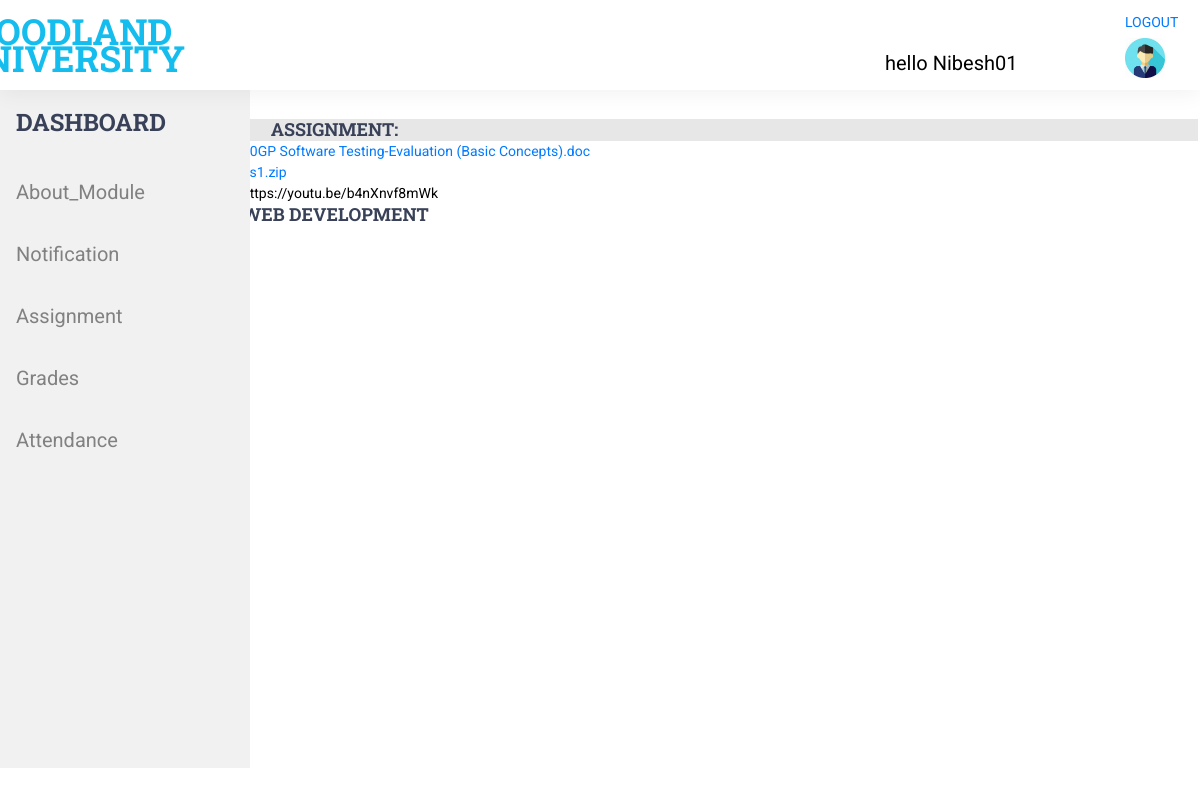
The app's page /module_leader/student_view_assignment.php (signed in) with its own data.
### tables this page shows
CREATE TABLE `assignment` (
  `id` int(11) NOT NULL,
  `name` varchar(255) NOT NULL,
  `doc_file` varchar(255) NOT NULL,
  `zip_file` varchar(255) NOT NULL,
  `link` varchar(255) NOT NULL,
  `module_name` varchar(255) NOT NULL,
  `module_id` int(11) DEFAULT NULL
);

### module_leader/student_view_assignment.php (the view, shortened to what this page needs)
<?php
include 'session.php';
?>
<!DOCTYPE html>
<html>
<head>
	<link rel="stylesheet" type="text/css" href="../styles/bootstrap4/bootstrap.min.css">
<link rel="stylesheet" type="text/css" href="../styles/main_styles.css">
<link rel="stylesheet" type="text/css" href="../styles/responsive.css">
<link rel="stylesheet" type="text/css" href="../styles/style.css">
</head>
<body>
	<section>
		<main>
				<?php require 'module_leader_sidebar.php';
	       ?>
			<div class="courses">
		<div class="section_background parallax-window" data-parallax="scroll" data-image-src="../images/courses_background.jpg" data-speed="0.8" style="height: 100%; position: fixed;"></div>
	 <div class="notification" >
	 	<div class="note">
  <h4 style="margin-left: 3%;">ASSIGNMENT:</h4>
  </div>
  <?php
$pdo = new PDO('mysql:dbname=group_project;host=localhost', 'root', '');
$users = $pdo->prepare("SELECT * FROM assignment");
$users->execute();
?>
<?php
foreach ($users as $row) {?>
<a type="file" href="../student/assignment_file/<?php echo $row['doc_file']?>"><?php echo $row['doc_file']?></a><br>
<a type="file" href="../student/assignment_file/<?php echo $row['zip_file']?>"><?php echo $row['zip_file']?></a><br>
<?php echo $row['link']?><br>
<h4><?php echo $row['module_name']?></h4><br>
<?php
}
?>
		</div>
		</main>
	</section>
</body>
</html>

### styles/main_styles.css (style rules this page uses)
* { margin: 0; padding: 0; -webkit-font-smoothing: antialiased; -webkit-text-shadow: rgba(0,0,0,.01) 0 0 1px; text-shadow: rgba(0,0,0,.01) 0 0 1px; }
body { font-family: 'Roboto', sans-serif; font-size: 14px; font-weight: 400; background: #FFFFFF; color: #a5a5a5; }
div { display: block; position: relative; -webkit-box-sizing: border-box; -moz-box-sizing: border-box; box-sizing: border-box; }
a, a:hover, a:visited, a:active, a:link { text-decoration: none; -webkit-font-smoothing: antialiased; -webkit-text-shadow: rgba(0,0,0,.01) 0 0 1px; text-shadow: rgba(0,0,0,.01) 0 0 1px; }
h4 { font-size: 18px; }
h1, h2, h3, h4, h5, h6 { font-family: 'Roboto Slab', serif; font-weight: 700; -webkit-font-smoothing: antialiased; -webkit-text-shadow: rgba(0,0,0,.01) 0 0 1px; text-shadow: rgba(0,0,0,.01) 0 0 1px; color: #384158; margin-bottom: 0; }
.section_background { position: absolute; top: 0; left: 0; width: 100%; height: 100%; }
.courses { width: 100%; padding-top: 93px; padding-bottom: 100px; }

### styles/style.css (style rules this page uses)
body { width: 100%; height: 100%; }

### module_leader/student_view_assignment.php (style rules this page uses)
.notification { margin-top: 2%; margin-left: 20%; width: 80%; height: 80%; position: fixed; padding: 2px; background: white; overflow-x: auto; overflow-y: auto; color: black; }
.note { color: black; background: #e7e7e7; }

### records on screen
assignment: doc_file "10GP Software Testing-Evaluation (Basic Concepts).doc", zip_file "as1.zip", link "https://youtu.be/b4nXnvf8mWk", module_name "WEB DEVELOPMENT"

### other values on screen
$_SESSION['sess_login'] "Nibesh01"
